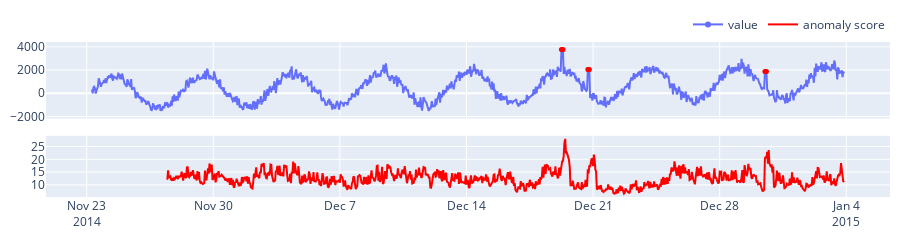

The code cell stored with this chart in its notebook:
### Markdown cell above
# Univariate detector
## KNNCAD Detector

### Code cell
from streamad.util import StreamGenerator, UnivariateDS, plot
from streamad.model import KNNDetector

ds = UnivariateDS()
stream = StreamGenerator(ds.data)
model = KNNDetector()
scores = []

for x in stream.iter_item():
    score = model.fit_score(x)
    scores.append(score)

data, label, date, features = ds.data, ds.label, ds.date, ds.features
plot(data=data,scores=scores,date=date,features=features,label=label)

### Figure 1 — Plotly figure (JSON) as saved in the notebook; plotly's stock layout.template omitted (floating-point values rounded to 4 significant figures; data arrays with more than 128 entries replaced by an {"elided": "..."} marker saying what was removed)
{"data": [{"mode": "lines+markers", "name": "value", "selected": {"marker": {"color": "red", "size": 5}}, "selectedpoints": [623, 624, 625, 658, 659, 660, 893, 894, 895], "type": "scatter", "unselected": {"marker": {"size": 0}}, "x": {"elided": "999 str values"}, "xaxis": "x", "y": {"elided": "999 float values"}, "yaxis": "y"}, {"marker": {"color": "red"}, "name": "anomaly score", "type": "scatter", "x": {"elided": "999 str values"}, "xaxis": "x2", "y": {"elided": "999 float values"}, "yaxis": "y2"}], "layout": {"height": 180, "legend": {"orientation": "h", "x": 1, "xanchor": "right", "y": 1.02, "yanchor": "bottom"}, "margin": {"b": 10, "l": 10, "r": 10, "t": 10}, "xaxis": {"anchor": "y", "domain": [0, 1], "matches": "x2", "showticklabels": false}, "xaxis2": {"anchor": "y2", "domain": [0, 1]}, "yaxis": {"anchor": "x", "domain": [0.5062, 1]}, "yaxis2": {"anchor": "x2", "domain": [0, 0.3951]}}}
